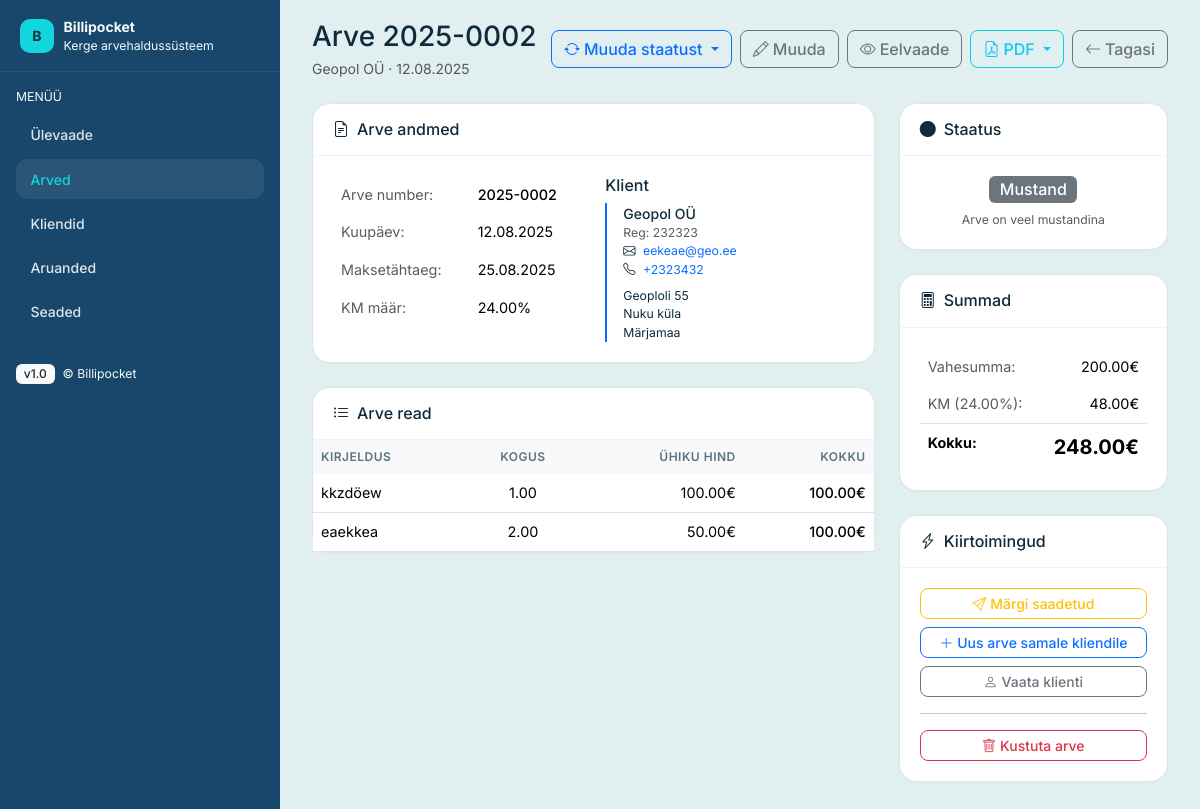
Screenshot of /invoices/2 with the database file from the repository.
### app/models.py (models this page shows, shortened)
class Invoice(db.Model):
    __tablename__ = 'invoices'
    id = db.Column(db.Integer, primary_key=True)
    number = db.Column(db.String(20), nullable=False, unique=True)
    client_id = db.Column(db.Integer, db.ForeignKey('clients.id'), nullable=False)
    date = db.Column(db.Date, nullable=False, default=date.today)
    due_date = db.Column(db.Date, nullable=False)
    subtotal = db.Column(db.Numeric(10, 2), nullable=False, default=0)
    vat_rate_id = db.Column(db.Integer, db.ForeignKey('vat_rates.id'), nullable=True)  # Reference to VatRate
    vat_rate = db.Column(db.Numeric(5, 2), nullable=False, default=24)  # Keep for backward compatibility
    total = db.Column(db.Numeric(10, 2), nullable=False, default=0)
    status = db.Column(db.String(20), nullable=False, default='mustand')  # mustand, saadetud, makstud, tähtaeg ületatud
    created_at = db.Column(db.DateTime, default=datetime.utcnow)
    updated_at = db.Column(db.DateTime, default=datetime.utcnow, onupdate=datetime.utcnow)
    lines = db.relationship('InvoiceLine', backref='invoice', lazy=True, cascade='all, delete-orphan')
    __table_args__ = (
        db.CheckConstraint('subtotal >= 0', name='check_subtotal_positive'),
        db.CheckConstraint('total >= 0', name='check_total_positive'),
        db.CheckConstraint('vat_rate >= 0', name='check_vat_rate_positive'),
        db.CheckConstraint("status IN ('mustand', 'saadetud', 'makstud', 'tähtaeg ületatud')", name='check_status_valid'),
    )
    @property
    def vat_amount(self):
        effective_rate = self.get_effective_vat_rate()
        return self.subtotal * (effective_rate / 100)
    @property
    def is_overdue(self):
        return self.due_date < date.today() and self.status in ['saadetud']
    def get_effective_vat_rate(self):
        if self.vat_rate_obj:
            return self.vat_rate_obj.rate
        return self.vat_rate

class Client(db.Model):
    __tablename__ = 'clients'
    id = db.Column(db.Integer, primary_key=True)
    name = db.Column(db.String(200), nullable=False)
    registry_code = db.Column(db.String(20), nullable=True)
    email = db.Column(db.String(120), nullable=True)
    phone = db.Column(db.String(20), nullable=True)
    address = db.Column(db.Text, nullable=True)
    created_at = db.Column(db.DateTime, default=datetime.utcnow)
    invoices = db.relationship('Invoice', backref='client', lazy=True, cascade='all, delete-orphan')

class InvoiceLine(db.Model):
    __tablename__ = 'invoice_lines'
    id = db.Column(db.Integer, primary_key=True)
    invoice_id = db.Column(db.Integer, db.ForeignKey('invoices.id'), nullable=False)
    description = db.Column(db.String(500), nullable=False)
    qty = db.Column(db.Numeric(10, 2), nullable=False, default=1)
    unit_price = db.Column(db.Numeric(10, 2), nullable=False)
    line_total = db.Column(db.Numeric(10, 2), nullable=False)
    __table_args__ = (
        db.CheckConstraint('qty > 0', name='check_qty_positive'),
        db.CheckConstraint('unit_price >= 0', name='check_unit_price_non_negative'),
        db.CheckConstraint('line_total >= 0', name='check_line_total_non_negative'),
    )

class VatRate(db.Model):
    __tablename__ = 'vat_rates'
    id = db.Column(db.Integer, primary_key=True)
    name = db.Column(db.String(100), nullable=False, unique=True)  # e.g., "Standardmäär (24%)"
    rate = db.Column(db.Numeric(5, 2), nullable=False, unique=True)  # e.g., 24.00
    description = db.Column(db.String(255), nullable=True)  # Estonian description
    is_active = db.Column(db.Boolean, default=True, nullable=False)
    created_at = db.Column(db.DateTime, default=datetime.utcnow)
    invoices = db.relationship('Invoice', backref='vat_rate_obj', lazy=True)
    __table_args__ = (
        db.CheckConstraint('rate >= 0 AND rate <= 100', name='check_vat_rate_valid'),
    )

### app/routes/invoices.py (the view)
@invoices_bp.route('/invoices/<int:invoice_id>')
def view_invoice(invoice_id):
    invoice = Invoice.query.get_or_404(invoice_id)
    return render_template('invoice_detail.html', invoice=invoice)

### templates/invoice_detail.html (shortened to what this page needs)
{% extends 'layout.html' %}
{% block extra_css %}
<link rel="stylesheet" href="https://cdn.jsdelivr.net/npm/bootstrap-icons@1.11.3/font/bootstrap-icons.css">
{% endblock %}
{% block content %}
<section id="invoice-detail" class="mb-4">
  <div class="d-flex justify-content-between align-items-center mb-4">
    <div>
      <h1 class="h3 mb-1">Arve {{ invoice.number }}</h1>
      <p class="text-muted mb-0">{{ invoice.client.name }} · {{ invoice.date.strftime('%d.%m.%Y') }}</p>
    </div>
    <div class="d-flex gap-2">
      <div class="dropdown">
        <button class="btn btn-outline-primary dropdown-toggle" type="button" data-bs-toggle="dropdown">
          <i class="bi bi-arrow-repeat me-1"></i>Muuda staatust
        </button>
      </div>
      {% if invoice.status != 'makstud' %}
      <a href="{{ url_for('invoices.edit_invoice', invoice_id=invoice.id) }}" class="btn btn-outline-secondary">
        <i class="bi bi-pencil me-1"></i>Muuda
      </a>
      {% endif %}
      <button type="button" class="btn btn-outline-secondary" onclick="previewPDF('{{ invoice.id }}', 'standard')">
        <i class="bi bi-eye me-1"></i>Eelvaade
      </button>
      <div class="btn-group" role="group">
        <button type="button" class="btn btn-outline-info dropdown-toggle" data-bs-toggle="dropdown">
          <i class="bi bi-file-earmark-pdf me-1"></i>PDF
        </button>
      </div>
      <a href="{{ url_for('invoices.invoices') }}" class="btn btn-outline-secondary">
        <i class="bi bi-arrow-left me-1"></i>Tagasi
      </a>
    </div>
  </div>
  <div class="row">
    <div class="col-lg-8">
      <div class="bp-card mb-4">
        <div class="bp-card-header">
          <h2 class="h6 m-0">
            <i class="bi bi-file-earmark-text me-2"></i>Arve andmed
          </h2>
        </div>
        <div class="bp-card-body">
          <div class="row">
            <div class="col-md-6">
              <table class="table table-borderless mb-0">
                <tbody>
                  <tr>
                    <td class="text-muted">Arve number:</td>
                    <td class="fw-medium">{{ invoice.number }}</td>
                  </tr>
                  <tr>
                    <td class="text-muted">Kuupäev:</td>
                    <td>{{ invoice.date.strftime('%d.%m.%Y') }}</td>
                  </tr>
                  <tr>
                    <td class="text-muted">Maksetähtaeg:</td>
                    <td class="{% if invoice.is_overdue %}text-danger fw-medium{% endif %}">
                      {{ invoice.due_date.strftime('%d.%m.%Y') }}
                    </td>
                  </tr>
                  <tr>
                    <td class="text-muted">KM määr:</td>
                    <td>{{ invoice.vat_rate }}%</td>
                  </tr>
                </tbody>
              </table>
            </div>
            <div class="col-md-6">
              <h6 class="mb-2">Klient</h6>
              <div class="border-start border-primary border-2 ps-3">
                <div class="fw-medium">{{ invoice.client.name }}</div>
                {% if invoice.client.registry_code %}
                <div class="small text-muted">Reg: {{ invoice.client.registry_code }}</div>
                {% endif %}
                {% if invoice.client.email %}
                <div class="small">
                  <i class="bi bi-envelope me-1"></i>
                  <a href="mailto:{{ invoice.client.email }}" class="text-decoration-none">{{ invoice.client.email }}</a>
                </div>
                {% endif %}
                {% if invoice.client.phone %}
                <div class="small">
                  <i class="bi bi-telephone me-1"></i>
                  <a href="tel:{{ invoice.client.phone }}" class="text-decoration-none">{{ invoice.client.phone }}</a>
                </div>
                {% endif %}
                {% if invoice.client.address %}
                <div class="small mt-2">{{ invoice.client.address | replace('\n', '<br>') | safe }}</div>
                {% endif %}
              </div>
            </div>
          </div>
        </div>
      </div>
      <div class="bp-card">
        <div class="bp-card-header">
          <h3 class="h6 m-0">
            <i class="bi bi-list-ul me-2"></i>Arve read
          </h3>
        </div>
        <div class="bp-card-body p-0">
          {% if invoice.lines %}
          <div class="table-responsive">
            <table class="table table-hover mb-0">
              <thead class="table-light">
                <tr>
                  <th class="border-0">Kirjeldus</th>
                  <th class="border-0 text-center">Kogus</th>
                  <th class="border-0 text-end">Ühiku hind</th>
                  <th class="border-0 text-end">Kokku</th>
                </tr>
              </thead>
              <tbody>
                {% for line in invoice.lines %}
                <tr>
                  <td>{{ line.description }}</td>
                  <td class="text-center">{{ line.qty }}</td>
                  <td class="text-end">{{ "%.2f"|format(line.unit_price) }}€</td>
                  <td class="text-end fw-medium">{{ "%.2f"|format(line.line_total) }}€</td>
                </tr>
                {% endfor %}
              </tbody>
            </table>
          </div>
          {% else %}
          <div class="text-center py-4">
            <i class="bi bi-exclamation-circle display-6 text-warning"></i>
            <p class="text-muted mt-2 mb-0">Arvel pole ridu</p>
          </div>
          {% endif %}
        </div>
      </div>
    </div>
    <div class="col-lg-4">
      <div class="bp-card mb-4">
        <div class="bp-card-header">
          <h3 class="h6 m-0">
            <i class="bi bi-circle-fill me-2"></i>Staatus
          </h3>
        </div>
        <div class="bp-card-body text-center">
          {% if invoice.status == 'mustand' %}
          <div class="badge bg-secondary fs-6 mb-2">Mustand</div>
          <p class="small text-muted mb-0">Arve on veel mustandina</p>
          {% elif invoice.status == 'saadetud' %}
          <div class="badge bg-warning text-dark fs-6 mb-2">Saadetud</div>
          <p class="small text-muted mb-0">Arve on saadetud kliendile</p>
          {% elif invoice.status == 'makstud' %}
          <div class="badge bg-success fs-6 mb-2">Makstud</div>
          <p class="small text-muted mb-0">Arve on lõplikult makstud</p>
          {% elif invoice.status == 'tähtaeg ületatud' %}
          <div class="badge bg-danger fs-6 mb-2">Tähtaeg ületatud</div>
          <p class="small text-muted mb-0">Maksetähtaeg on ületatud</p>
          {% endif %}
        </div>
      </div>
      <div class="bp-card mb-4">
        <div class="bp-card-header">
          <h3 class="h6 m-0">
            <i class="bi bi-calculator me-2"></i>Summad
          </h3>
        </div>
        <div class="bp-card-body">
          <table class="table table-borderless mb-0">
            <tbody>
              <tr>
                <td class="text-muted">Vahesumma:</td>
                <td class="text-end">{{ "%.2f"|format(invoice.subtotal) }}€</td>
              </tr>
              <tr>
                <td class="text-muted">KM ({{ invoice.vat_rate }}%):</td>
                <td class="text-end">{{ "%.2f"|format(invoice.vat_amount) }}€</td>
              </tr>
              <tr class="border-top">
                <td class="fw-bold">Kokku:</td>
                <td class="text-end fw-bold fs-5">{{ "%.2f"|format(invoice.total) }}€</td>
              </tr>
            </tbody>
          </table>
        </div>
      </div>
      <div class="bp-card">
        <div class="bp-card-header">
          <h4 class="h6 m-0">
            <i class="bi bi-lightning-charge me-2"></i>Kiirtoimingud
          </h4>
        </div>
        <div class="bp-card-body">
          <div class="d-grid gap-2">
            {% if invoice.status == 'mustand' %}
            <form method="POST" action="{{ url_for('invoices.change_status', invoice_id=invoice.id, new_status='saadetud') }}">
              <button type="submit" class="btn btn-outline-warning btn-sm w-100">
                <i class="bi bi-send me-1"></i>Märgi saadetud
              </button>
            </form>
            {% endif %}
            <a href="{{ url_for('invoices.new_invoice') }}?client_id={{ invoice.client_id }}"
               class="btn btn-outline-primary btn-sm">
              <i class="bi bi-plus-lg me-1"></i>Uus arve samale kliendile
            </a>
            <a href="{{ url_for('clients.view_client', client_id=invoice.client_id) }}"
               class="btn btn-outline-secondary btn-sm">
              <i class="bi bi-person me-1"></i>Vaata klienti
            </a>
            {% if invoice.status != 'makstud' %}
            <hr class="my-2">
            <button type="button" class="btn btn-outline-danger btn-sm w-100" onclick="confirmDelete()">
              <i class="bi bi-trash me-1"></i>Kustuta arve
            </button>
            {% endif %}
          </div>
        </div>
      </div>
    </div>
  </div>
</section>
{% endblock %}

### static/css/billipocket.css (style rules this page uses)
:root { --bp-bg: #e1eff0; --bp-surface: #ffffff; --bp-primary: #11D6DE; --bp-primary-600: #0fb9c0; --bp-primary-700: #0da0a6; --bp-ink: #0f2a3a; --bp-muted: #5c7382; --bp-sidebar: #18476b; --bp-sidebar-contrast: #f2fbfc; --bp-success: #198754; --bp-warning: #ffc107; --bp-danger: #dc3545; --bp-info: #0dcaf0; --bp-light: #f8f9fa; --bp-dark: #212529; }
html, body { height: 100%; }
body { font-family: Inter, system-ui, -apple-system, "Segoe UI", Roboto, Helvetica, Arial, sans-serif; background: var(--bp-bg); color: var(--bp-ink); font-size: 14px; line-height: 1.5; }
.bp-card { background: var(--bp-surface); border: 1px solid #dde6ea; border-radius: 18px; box-shadow: 0 1px 2px rgba(12, 38, 52, 0.03); transition: box-shadow 0.2s ease; }
.bp-card-header { padding: 1rem 1.25rem; border-bottom: 1px solid #eef4f6; background: rgba(var(--bp-primary), 0.02); }
.bp-card-body { padding: 1.25rem; }
.btn { border-radius: 8px; font-weight: 500; transition: all 0.2s ease; }
.table { font-size: 0.9rem; }
.table th { font-weight: 600; color: var(--bp-muted); text-transform: uppercase; font-size: 0.75rem; letter-spacing: 0.5px; }
.badge { font-weight: 500; font-size: 0.75rem; padding: 0.35em 0.65em; }

### rows the page displays
Invoice: number "2025-0002", date "12.08.2025", due_date "25.08.2025", vat_rate "24.00", subtotal "200.00", total "248.00"
Client: client.name "Geopol OÜ", client.registry_code "232323", client.email "eekeae@geo.ee", client.phone "+2323432", client.address "Geoploli 55 Nuku küla Märjamaa"
InvoiceLine: description "kkzdöew", qty "1.00", unit_price "100.00", line_total "100.00"
InvoiceLine: description "eaekkea", qty "2.00", unit_price "50.00", line_total "100.00"
VatRate: vat_amount "48.00"
